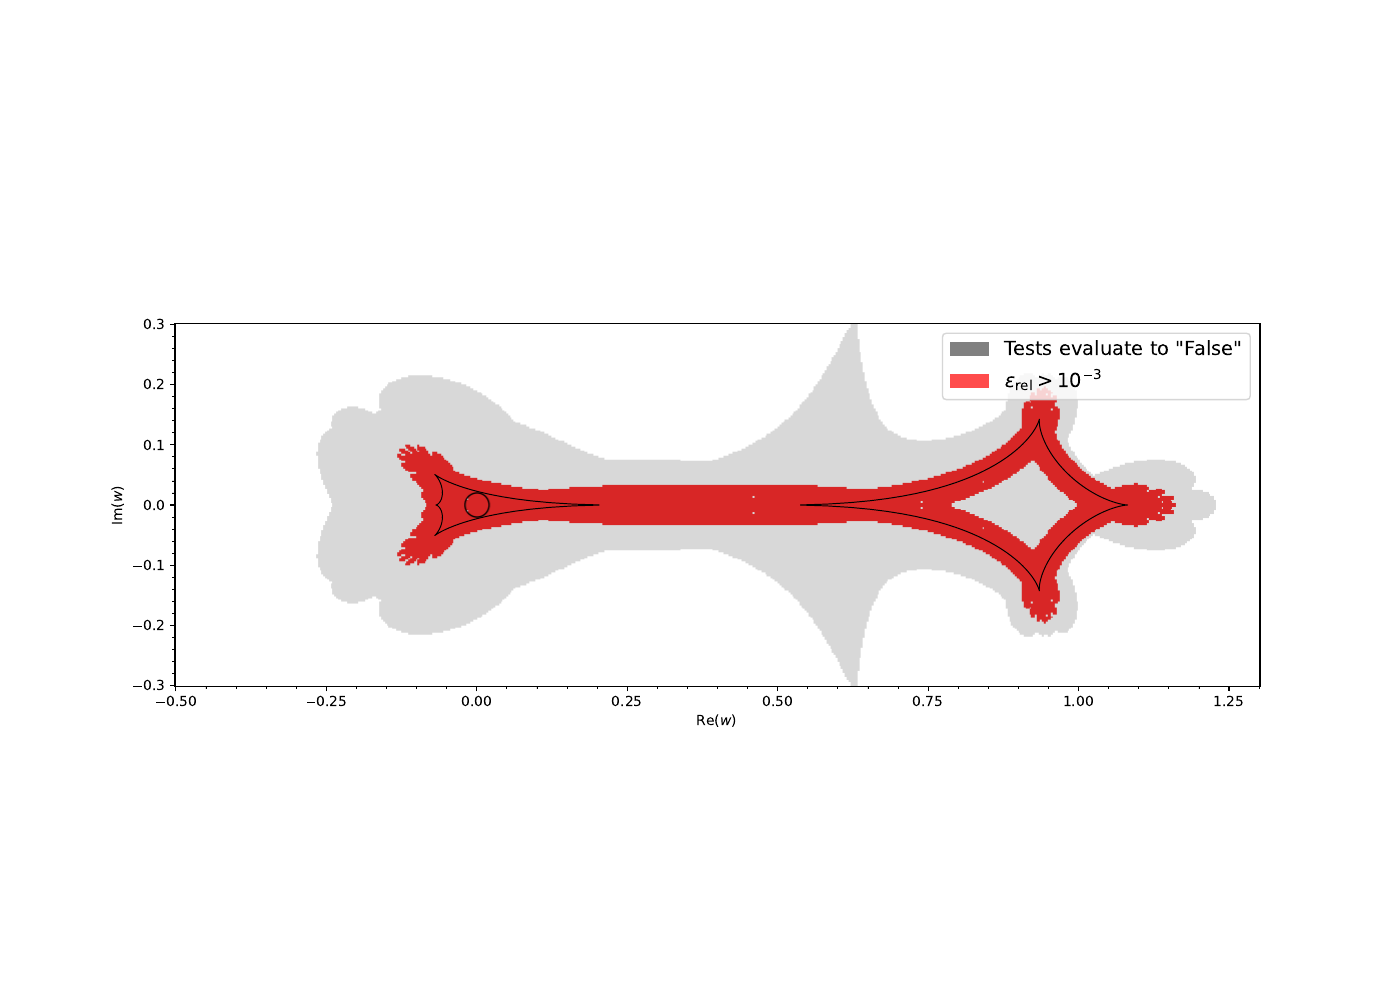

The Python source for this figure:
import numpy as np
from jax import config
config.update("jax_enable_x64", True)
config.update('jax_platform_name', 'cpu')
import jax.numpy as jnp
import matplotlib.pyplot as plt
import matplotlib.colors as colors
from matplotlib.ticker import AutoMinorLocator

from microjax.point_source import critical_and_caustic_curves
from microjax.point_source import _images_point_source
from microjax.utils import *
from microjax.multipole import _mag_hexadecapole
from microjax.caustics.lightcurve import _caustics_proximity_test

import MulensModel as mm
def mag_vbb_binary(w0, rho, a, e1, u1=0., accuracy=5e-05):
    e2 = 1 - e1
    s = 2 * a
    bl = mm.BinaryLens(e2, e1, s)
    return bl.vbbl_magnification(w0.real, w0.imag, rho, accuracy=accuracy, u_limb_darkening=u1)

rho = 0.02
a   = 0.8
e1  = 0.05
e2  = 1.0 - e1
q   = e1 / (1.0 - e1)
s   = 2 * a
critical_curves, caustic_curves = critical_and_caustic_curves(nlenses=2, s=s, q=q, npts=100)

_x = jnp.linspace(-0.5, 1.3, int(3*200))
_y = jnp.linspace(-0.3, 0.3, 200)
xgrid, ygrid = jnp.meshgrid(_x, _y)
wgrid = xgrid + 1j*ygrid
x_cm = 0.5 * s * (1.0 - q) / (1.0 + q)

# Full calculation with VBB
mags_ref = np.zeros_like(wgrid).astype(float)

for i in range(wgrid.shape[0]):
    for j in range(wgrid.shape[1]):
        w_center = wgrid[i, j]
        mags_ref[i, j]  = mag_vbb_binary(w_center, rho, a, e1, u1=0.0)

# Evaluate hex approx. and the test
z, z_mask = _images_point_source(wgrid - x_cm, nlenses=2, a=a, e1=e1)
mu_multi, delta_mu_multi = _mag_hexadecapole(z, z_mask, rho, nlenses=2, a=a,e1=e1)
err_hex = jnp.abs(mu_multi - mags_ref) / mags_ref
test = _caustics_proximity_test(wgrid - x_cm, z, z_mask, rho, delta_mu_multi, 
                                nlenses=2,  a=a, e1=e1)

fig, ax = plt.subplots(figsize=(14, 10))

cmap1 = colors.ListedColormap(['grey', 'white'])
cmap2 = colors.ListedColormap(['white', 'red'])
cmap3 = colors.ListedColormap(['white', 'green'])

im = ax.pcolormesh(xgrid, ygrid, test, cmap=cmap1, alpha=1.0, zorder=-1)
im = ax.pcolormesh(xgrid, ygrid, err_hex > 1e-03, cmap=cmap2, alpha=0.7, zorder=-1)
#im = ax.pcolormesh(xgrid, ygrid, err_hex > 1e-03, cmap=cmap3, alpha=0.3, zorder=-1)

for cc in caustic_curves:
    ax.plot(cc.real, cc.imag, color="black", lw=0.7)

from matplotlib.patches import Patch
legend_elements = [
    Patch(facecolor='grey', label=r'Tests evaluate to "False"', alpha=1.0),
    Patch(facecolor='red', label=r'$\epsilon_\mathrm{rel}>10^{-3}$', alpha=0.7),
    #Patch(facecolor='green', label=r'$\epsilon_\mathrm{rel}>10^{-3}$', alpha=0.7)
]
ax.legend(handles=legend_elements, fontsize=14)
c = plt.Circle((0, 0), radius=rho, fill=False, facecolor=None, zorder=-1)
ax.add_patch(c)
ax.xaxis.set_minor_locator(AutoMinorLocator())
ax.yaxis.set_minor_locator(AutoMinorLocator())
ax.set_aspect(1)
#ax.set(xlim=(-0.5, 1.), ylim=(-0.2, 0.2))
ax.set(xlabel=r"$\mathrm{Re}(w)$", ylabel=r"$\mathrm{Im}(w)$")
ax.set_rasterization_zorder(0)
fig.savefig("tests/caustics/check_cond.pdf",bbox_incehs="tight")
plt.show()